Frame 1 (no input): blank canvas, image omitted
Frame 60 (the mouse pressed at the canvas centre just before this capture): blank canvas, image omitted
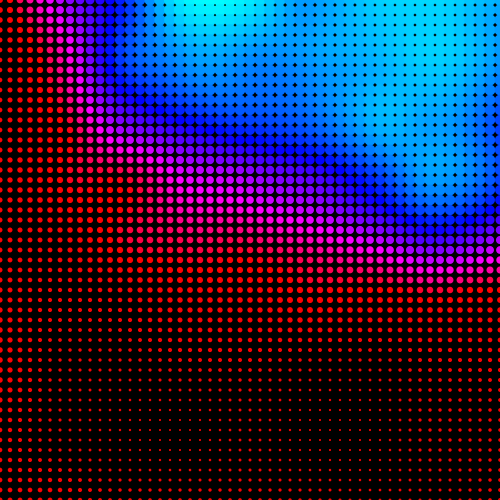
Frame 120 (the mouse held since frame 60 and released just before this capture)

The Processing sketch whose frames 1 and 60 were blank and that drew this single picture after the mouse press (run headless with seeded random() and noise(); from frame 60 on, the mouse is pressed at the canvas centre):

// Processing sketch: processing_130144
// ── processing_130144.pde

//Spring assignment
//fall,2013, NCKu
//HorusWang

void setup() {
  size(500, 500);
  smooth();
  noStroke();
  colorMode(HSB, 120);
  rectMode(CENTER);
  n = (long)random(1000);
  frameRate(70);
}


float xn, yn, zn;
float xstart;
long n;
float a = random(50,255);

void draw() {
  background(0);
  noiseSeed(n);
  xn=noise(n); 
  yn=noise(n); 
  
  xstart=xn;
  for (int i = 0; i <= width/5; i++) {
    yn+=.02;
    zn+=.02/40;
    xn = xstart;
    for (int j = 0; j <= height/5; j++) {
      xn+=.02;
      float rs = noise(xn, yn, zn)*20;
      fill(255/rs*3, a, a, a);
      ellipse(mouseX/100*i*5, mouseY/100*j*5, rs, rs);
    }
  }
}
